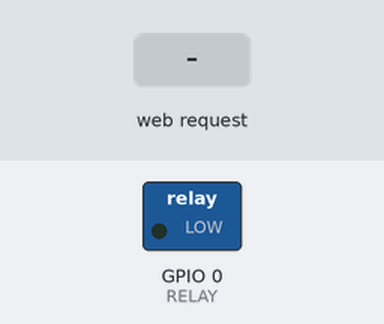
A sketch run on a simulated ESP8266 (NodeMCU). Shown: switched loads named in the sketch (green lamp = pin HIGH). Inputs (shaded band) come from the test bench. WiFi joins after 1.5 s; servers stay silent unless stated; what the sketch prints to the serial monitor is not drawn.

Above: at 2.7 s.
2.8 s: HTTP request GET /RELAY=OFF received
At 4.0 s:
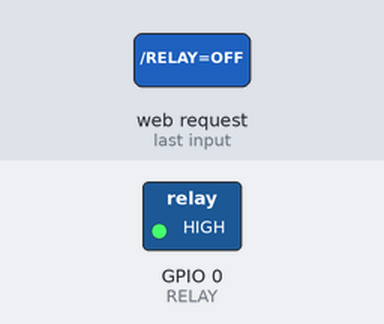
4.3 s: HTTP request GET /RELAY=ON received
At 5.3 s:
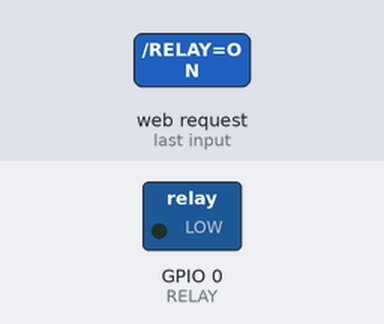
Timing chart, 0 to 7.3 s (numbered marks = the images above; inputs shaded):
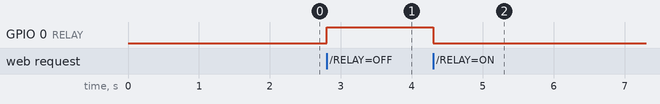

Measured:
- after the input at 2.8 s, GPIO 0 (RELAY): LOW → HIGH at once
- after the input at 4.3 s, GPIO 0 (RELAY): HIGH → LOW at once

The sketch:

lamp.ino
```cpp
#include <ESP8266WiFi.h>

const char* ssid = "Ric Net"; // fill in here your router or wifi SSID
const char* password = "jrspcmcs03"; // fill in here your router or wifi password
 #define RELAY 0 // relay connected to  GPIO0
WiFiServer server(80);

// Set your Static IP address
IPAddress local_IP(192, 168, 0, 99);
// Set your Gateway IP address
IPAddress gateway(192, 168, 0, 1);

IPAddress subnet(255, 255, 255, 0);
IPAddress primaryDNS(8, 8, 8, 8);   //optional
IPAddress secondaryDNS(8, 8, 4, 4); //optional

void setup()
{
  Serial.begin(115200); // must be same baudrate with the Serial Monitor

  pinMode(RELAY,OUTPUT);
  digitalWrite(RELAY, LOW);

  // Configures static IP address
  if (!WiFi.config(local_IP, gateway, subnet, primaryDNS, secondaryDNS)) {
    Serial.println("STA Failed to configure");
  }

  // Connect to WiFi network
  Serial.println();
  Serial.println();
  Serial.print("Connecting to ");
  Serial.println(ssid);

  WiFi.begin(ssid, password);

  while (WiFi.status() != WL_CONNECTED)
  {
    delay(500);
    Serial.print(".");
  }
  Serial.println("");
  Serial.println("WiFi connected");

  // Start the server
  server.begin();
  Serial.println("Server started");

  // Print the IP address
  Serial.print("Use this URL to connect: ");
  Serial.print(WiFi.localIP());
  Serial.println("/");

}

void loop()
{
  // Check if a client has connected
  WiFiClient client = server.available();
  if (!client)
  {
    return;
  }

  // Wait until the client sends some data
  Serial.println("new client");
  while(!client.available())
  {
    delay(1);
  }

  // Read the first line of the request
  String request = client.readStringUntil('\r');
  Serial.println(request);
  client.flush();

  // Match the request
  int value = LOW;
  if (request.indexOf("/RELAY=ON") != -1)
  {
    Serial.println("RELAY=ON");
    digitalWrite(RELAY,LOW);
    value = LOW;
  }
  if (request.indexOf("/RELAY=OFF") != -1)
  {
    Serial.println("RELAY=OFF");
    digitalWrite(RELAY,HIGH);
    value = HIGH;
  }

  // Return the response
  client.println("HTTP/1.1 200 OK");
  client.println("Content-Type: text/html");
  client.println(""); //  this is a must
  client.println("<!DOCTYPE HTML>");
  client.println("<html>");
  client.println("<head><title>ESP8266 RELAY Control</title></head>");
  client.print("Relay is now: ");

  if(value == HIGH)
  {
    client.print("OFF");
  }
  else
  {
    client.print("ON");
  }
  client.println("<br><br>");
  client.println("Turn <a href=\"/RELAY=OFF\">OFF</a> RELAY<br>");
  client.println("Turn <a href=\"/RELAY=ON\">ON</a> RELAY<br>");
    client.println("</html>");

  delay(1);
  Serial.println("Client disonnected");
  Serial.println("");
}
```
